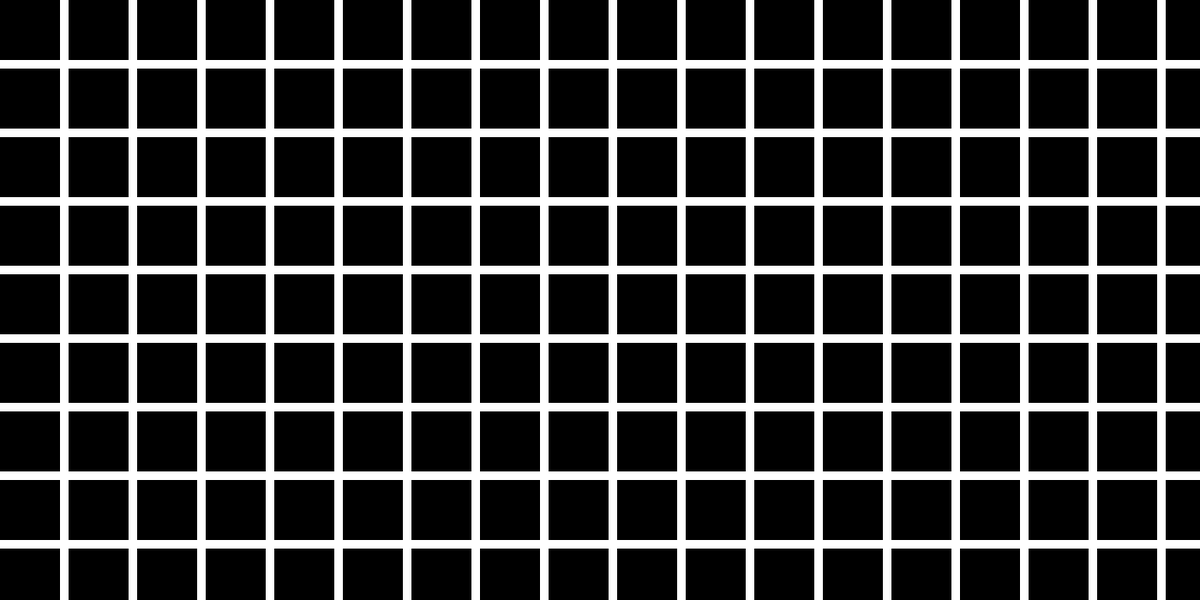
Frame 1 (no input)
Frame 60 (the mouse pressed at the canvas centre just before this capture): identical to frame 1, image omitted
Frame 120 (the mouse held since frame 60 and released just before this capture): identical to frame 1, image omitted

The Processing sketch that drew this single still picture (run headless with seeded random() and noise(); from frame 60 on, the mouse is pressed at the canvas centre):

// Processing sketch: Hermann_Grid
// ── Hermann_Grid.pde
boolean esconder = false;

void setup()
{
  size(1400, 700);
  background(255);
  noStroke();
  
}

void draw()
{
  background(255);
  fill(0);
  if(!esconder){
    barras();
  }
  fill(255);  
}
void barras()
{
  for(int i=0; i<width; i++)
  {
    for(int j=0; j<height; j++){
      rect(i*80, j*80, 70,70);
  }
  }
}

void keyPressed() {
  if (key == 'b') {
    esconder = !esconder;
  }
}
